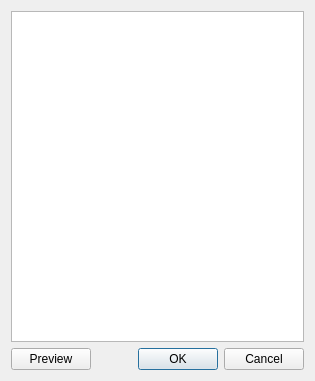
<?xml version="1.0" encoding="UTF-8"?>
<ui version="4.0">
 <class>CStyleSel</class>
 <widget class="QDialog" name="CStyleSel">
  <property name="geometry">
   <rect>
    <x>0</x>
    <y>0</y>
    <width>315</width>
    <height>381</height>
   </rect>
  </property>
  <property name="windowTitle">
   <string>Select a style</string>
  </property>
  <layout class="QVBoxLayout" name="verticalLayout_2">
   <item>
    <layout class="QVBoxLayout" name="verticalLayout">
     <item>
      <widget class="QListWidget" name="listWidget"/>
     </item>
    </layout>
   </item>
   <item>
    <layout class="QHBoxLayout" name="horizontalLayout">
     <item>
      <widget class="QPushButton" name="pushButton_3">
       <property name="text">
        <string>Preview</string>
       </property>
      </widget>
     </item>
     <item>
      <spacer name="horizontalSpacer">
       <property name="orientation">
        <enum>Qt::Horizontal</enum>
       </property>
       <property name="sizeHint" stdset="0">
        <size>
         <width>40</width>
         <height>20</height>
        </size>
       </property>
      </spacer>
     </item>
     <item>
      <widget class="QPushButton" name="pushButton_2">
       <property name="text">
        <string>OK</string>
       </property>
       <property name="default">
        <bool>true</bool>
       </property>
      </widget>
     </item>
     <item>
      <widget class="QPushButton" name="pushButton">
       <property name="text">
        <string>Cancel</string>
       </property>
      </widget>
     </item>
    </layout>
   </item>
  </layout>
 </widget>
 <resources/>
 <connections/>
</ui>
